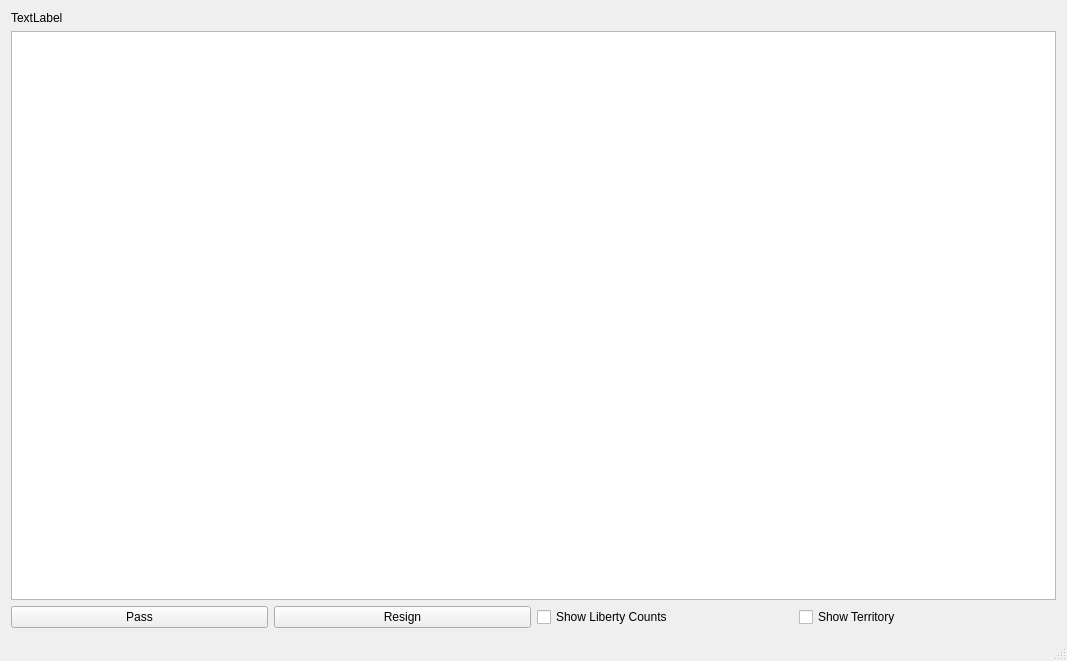
<?xml version="1.0" encoding="UTF-8"?>
<ui version="4.0">
 <class>MainWindow</class>
 <widget class="QMainWindow" name="MainWindow">
  <property name="geometry">
   <rect>
    <x>0</x>
    <y>0</y>
    <width>1067</width>
    <height>661</height>
   </rect>
  </property>
  <property name="windowTitle">
   <string>Gomer</string>
  </property>
  <widget class="QWidget" name="centralWidget">
   <layout class="QGridLayout" name="gridLayout">
    <item row="1" column="0">
     <widget class="QGraphicsView" name="boardView">
      <property name="sceneRect">
       <rectf>
        <x>-2.000000000000000</x>
        <y>-2.000000000000000</y>
        <width>22.000000000000000</width>
        <height>22.000000000000000</height>
       </rectf>
      </property>
     </widget>
    </item>
    <item row="0" column="0">
     <widget class="QLabel" name="stateLabel">
      <property name="text">
       <string>TextLabel</string>
      </property>
     </widget>
    </item>
    <item row="2" column="0">
     <layout class="QHBoxLayout" name="horizontalLayout">
      <property name="topMargin">
       <number>0</number>
      </property>
      <item>
       <widget class="QPushButton" name="pass">
        <property name="text">
         <string>Pass</string>
        </property>
       </widget>
      </item>
      <item>
       <widget class="QPushButton" name="resign">
        <property name="text">
         <string>Resign</string>
        </property>
       </widget>
      </item>
      <item>
       <widget class="QCheckBox" name="showLibertyCounts">
        <property name="text">
         <string>Show Liberty Counts</string>
        </property>
       </widget>
      </item>
      <item>
       <widget class="QCheckBox" name="showTerritory">
        <property name="text">
         <string>Show Territory</string>
        </property>
       </widget>
      </item>
     </layout>
    </item>
   </layout>
  </widget>
  <widget class="QMenuBar" name="menuBar">
   <property name="geometry">
    <rect>
     <x>0</x>
     <y>0</y>
     <width>1067</width>
     <height>22</height>
    </rect>
   </property>
  </widget>
  <widget class="QStatusBar" name="statusBar"/>
 </widget>
 <layoutdefault spacing="6" margin="11"/>
 <resources/>
 <connections/>
</ui>
